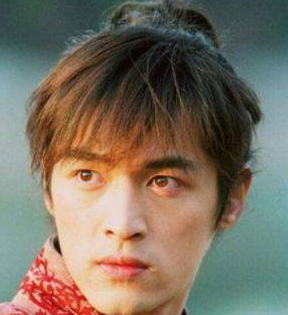
#> input picture pic/hu_ge/hu_ge_1.png, 288 x 315 px, given as the content of the folder D:/code_data/face_recognition/orgin_img/hu_ge_png, which was not available
$ python resize_img.py
#> lines starting #> are read from the running program, lines starting #| are printed output that depends on the picture; pictures that were not available may be replaced by others from this repository, and a replacement may not be noted
# [5 lines of commented-out code are left out]

from PIL import Image
import os


def pad_image(image, target_size):
    iw, ih = image.size  # 原始图像的尺寸
    w, h = target_size  # 目标图像的尺寸
    scale = min(float(w) / float(iw), float(h) / float(ih))  # 转换的最小比例

    # 保证长或宽，至少一个符合目标图像的尺寸
    nw = int(iw * scale)
    nh = int(ih * scale)

    # image = image.resize((nw, nh), Image.BICUBIC)  # 采用双三次插值算法缩小图像
    image = image.resize(target_size, Image.BICUBIC)  # 采用双三次插值算法缩小图像
    # image.show()
    # new_image = Image.new('RGB', target_size, (128, 128, 128))  # 生成灰色图像
    # new_image.show()
    # // 为整数除法，计算图像的位置
    # new_image.paste(image, ((w - nw) // 2, (h - nh) // 2))  # 将图像填充为中间图像，两侧为灰色的样式
    # new_image.paste(image, (0, 0))  # 将图像填充为(0,0)点，两侧为灰色的样式
    # new_image.show()

    return image.convert("RGB"),scale


def main(path,save_path):
    index = 0
    for i in os.listdir(path):

        img_path = os.path.join(path, i)
        new_img_path = os.path.join(save_path, f"{index}.PNG")
        image = Image.open(img_path)
#> image is the input picture: PIL image 288x315 RGB; mean R, G, B 122.2, 111.7, 95.8
        size = (160, 160)
        tt,_ = pad_image(image, size)  # 填充图像
#> in pad_image, `image = image.resize(target_size, Image.BICUBIC)`:
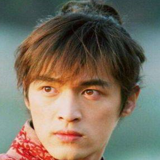
#> image: PIL image 160x160 RGB; mean R, G, B 122.2, 111.7, 95.8
        # tt.show()
        tt.save(new_img_path)
        new_img_path = os.path.join(save_path, f"{index+1}.PNG")
        image =  image.transpose(Image.FLIP_LEFT_RIGHT)
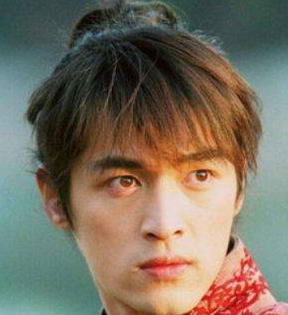
#> image: PIL image 288x315 RGB; mean R, G, B 122.2, 111.7, 95.8
        tt, _ = pad_image(image, size)  # 填充图像
#> call 2 of pad_image, with target_size = (160, 160)
#> in pad_image (call 2), `image = image.resize(target_size, Image.BICUBIC)`:
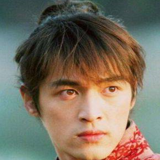
#> image: PIL image 160x160 RGB; mean R, G, B 122.2, 111.7, 95.8
        tt.save(new_img_path)
        index = index+2


if __name__ == '__main__':
    main("D:/code_data/face_recognition/orgin_img/hu_ge_png","D:/code_data/face_recognition/input/hu_ge")

$ run again, on pic/hu_ge/hu_ge_13.png
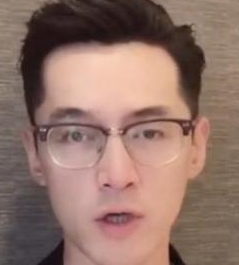
#> input picture pic/hu_ge/hu_ge_13.png, 239 x 265 px, given as the content of the folder D:/code_data/face_recognition/orgin_img/hu_ge_png, which was not available
#> in main, image is the input picture: PIL image 239x265 RGB; mean R, G, B 145.7, 115.4, 105.2
#> in main, `image =  image.transpose(Image.FLIP_LEFT_RIGHT)`:
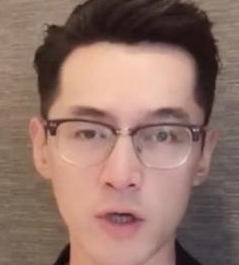
#> image: PIL image 239x265 RGB; mean R, G, B 145.7, 115.4, 105.2
#> in pad_image (call 2), `image = image.resize(target_size, Image.BICUBIC)`:
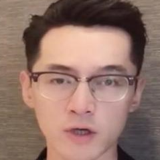
#> image: PIL image 160x160 RGB; mean R, G, B 145.7, 115.4, 105.2

$ run again, on pic/hu_ge/hu_ge_14.png
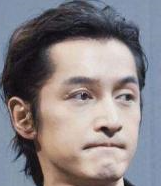
#> input picture pic/hu_ge/hu_ge_14.png, 161 x 186 px, given as the content of the folder D:/code_data/face_recognition/orgin_img/hu_ge_png, which was not available
#> in main, image is the input picture: PIL image 161x186 RGB; mean R, G, B 135.7, 129.2, 132.3
#> in main, `image =  image.transpose(Image.FLIP_LEFT_RIGHT)`:
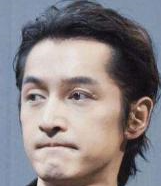
#> image: PIL image 161x186 RGB; mean R, G, B 135.7, 129.2, 132.3
#> in pad_image (call 2), `image = image.resize(target_size, Image.BICUBIC)`:
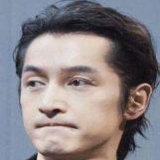
#> image: PIL image 160x160 RGB; mean R, G, B 135.7, 129.2, 132.3

$ run again, on pic/hu_ge/hu_ge_15.png
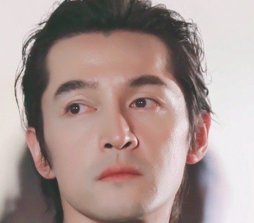
#> input picture pic/hu_ge/hu_ge_15.png, 254 x 223 px, given as the content of the folder D:/code_data/face_recognition/orgin_img/hu_ge_png, which was not available
#> in main, image is the input picture: PIL image 254x223 RGB; mean R, G, B 169.2, 149.7, 145.7
#> in main, `image =  image.transpose(Image.FLIP_LEFT_RIGHT)`:
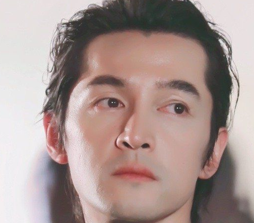
#> image: PIL image 254x223 RGB; mean R, G, B 169.2, 149.7, 145.7
#> in pad_image (call 2), `image = image.resize(target_size, Image.BICUBIC)`:
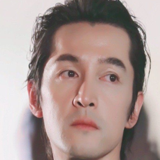
#> image: PIL image 160x160 RGB; mean R, G, B 169.2, 149.7, 145.7
